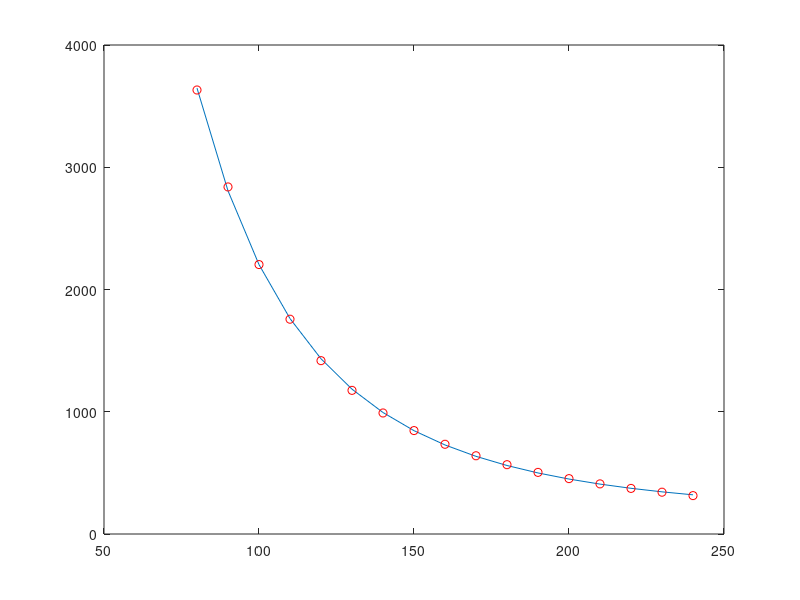

This figure's MATLAB source:
data = importdata('sensors-data.txt', '\t');
l = data(:,1);
v = data(:,2);

F = @(a, data) a(3) + exp(a(1)./(data + a(2)));
x0 = [2350 205 125];

fit = lsqcurvefit(F, x0, l, v)

plot(l, F(fit, l), l, v, 'ro')